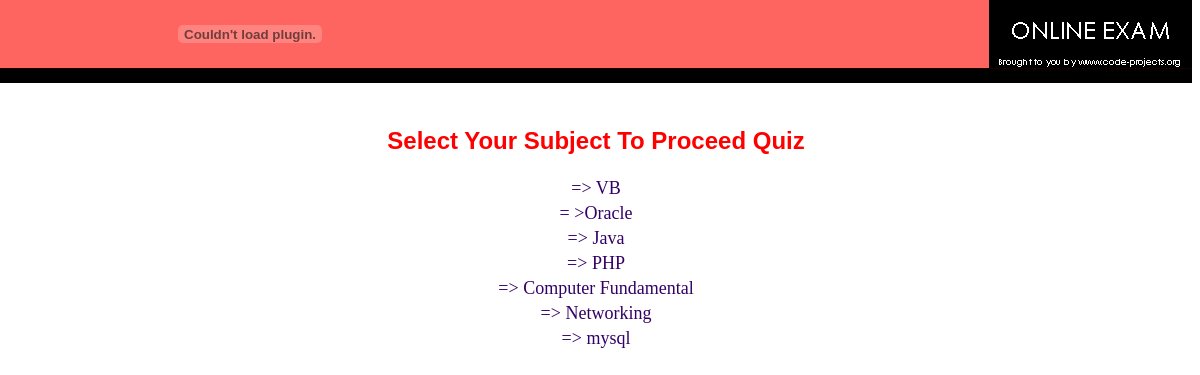
/sublist.php, run on the app's committed database.
### tables this page shows
CREATE TABLE IF NOT EXISTS `mst_subject` (
  `sub_id` int(5) NOT NULL AUTO_INCREMENT,
  `sub_name` varchar(25) DEFAULT NULL,
  PRIMARY KEY (`sub_id`)
);

### sublist.php (the view, shortened to what this page needs)
<!DOCTYPE HTML PUBLIC "-//W3C//DTD HTML 4.01 Transitional//EN" "http://www.w3.org/TR/html4/loose.dtd">
<html>
<head>
<link href="quiz.css" rel="stylesheet" type="text/css">
</head>
<body>
<?php
include("header.php");
echo "<h2 class=head1> Select Your Subject To Proceed Quiz </h2>";
$rs=mysql_query("select * from mst_subject");
echo "<table align=center>";
while($row=mysql_fetch_row($rs))
{
	echo "<tr><td align=center ><a href=showtest.php?subid=$row[0]><font size=4>$row[1]</font></a>";
}
echo "</table>";
?>
</body>
</html>

### quiz.css (style rules this page uses)
body { margin-left: 0px; margin-top: 0px; }
a:link { color: #330066; text-decoration: none; }
.head1 { font-family: Arial, Helvetica, sans-serif; font-size: 24px; color: #FF0000; text-align: center; font-weight: bold; }

### data on the page
mst_subject: sub_name "=> VB"
mst_subject: sub_name "= >Oracle"
mst_subject: sub_name "=> Java"
mst_subject: sub_name "=> PHP"
mst_subject: sub_name "=> Computer Fundamental"
mst_subject: sub_name "=> Networking"
mst_subject: sub_name "=> mysql"
